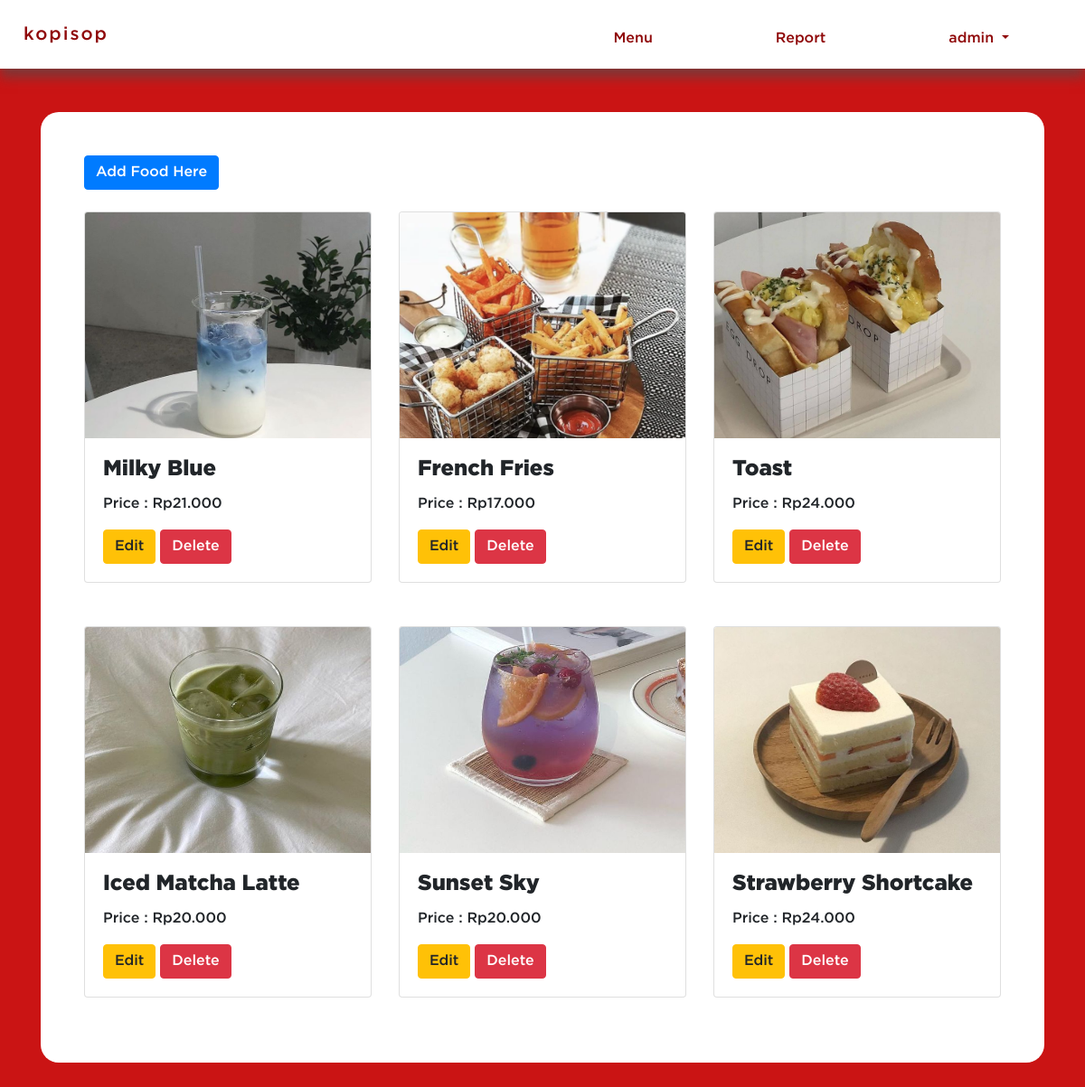
Page /view/menu.php (signed in) on the committed database.
### tables this page shows
CREATE TABLE `Food` (
  `food_id` int(255) NOT NULL,
  `name` varchar(255) NOT NULL,
  `price` int(100) NOT NULL,
  `category_id` int(255) NOT NULL,
  `food_pic` varchar(250) NOT NULL
);

### component/modal/modal_menu/modal_add.php (called while the page is built, shortened)
<?php
$row=$foodAll->getAllCategory();
?>

### component/modal/modal_menu/modal_edit.php (called while the page is built, shortened)
<?php
$row2=$foodAll->getAllCategory();
?>

### library/process.php (called while the page is built, shortened)
<?php
class dbconnection
{
    private $localhost = "localhost";
    private $username = "root";
    private $password = "";
    private $database = "kopisop";
    public function __construct()
    {
        $this->mysqli = new mysqli($this->localhost, $this->username, $this->password, $this->database);
        return $this->mysqli;
    }
}

### model/Food_Model.php (called while the page is built, shortened)
<?php
require_once '../library/process.php';
class Food extends dbconnection
{
    public function getAllFood()
    {
        $query = "SELECT * FROM Food";
        $result = $this->mysqli->query($query);
        return !empty($result)? $result:false;
    }
    public function getAllCategory()
    {
        $query = "SELECT * FROM Category";
        $result = $this->mysqli->query($query);
        return !empty($result)? $result:false;
    }
}

### view/menu.php (the view, shortened to what this page needs)
<!DOCTYPE html>
<html lang="en">
<head>
    <link rel="stylesheet" href="https://maxcdn.bootstrapcdn.com/bootstrap/4.5.2/css/bootstrap.min.css">
    <link rel="stylesheet" href="https://pro.fontawesome.com/releases/v5.10.0/css/all.css" />
    <link rel="stylesheet" href="../assets/styles/navbar.css">
    <link rel="stylesheet" href="../assets/styles/alert.css">
    <link rel="stylesheet" href="../assets/styles/menu.css">
</head>
<body>
    <?php
    include "../component/navbar.php";
    require '../model/Food_Model.php';
    $foodAll = new Food;
    $result = $foodAll->getAllFood();
    ?>
    <div class="bg-custom">
        <div class="container mt-5 mb-5">
            <div class="bg-menu p-3 p-lg-5">
                <?php if ($_SESSION['role'] === "1") { ?>
                    <button type="button" class="btn btn-primary" data-toggle="modal" data-target="#modalAdd">
                        Add Food Here
                    </button>
                    <?php include '../component//modal/modal_menu/modal_add.php'; ?>
                <?php } ?>
                <div class="row row-cols-1 row-cols-md-2 row-cols-lg-3">
                    <?php while ($row = $result->fetch_assoc()) { ?>
                        <div class="col mt-4">
                            <div class="card rounded mb-4">
                                <div class="view overlay">
                                    <img class="card-img-top" src="<?php echo $row['food_pic'] ?>">
                                </div>
                                <div class="card-body">
                                    <h4 class="card-title"><b><?php echo $row['name']; ?></b></h4>
                                    <p class="card-text">
                                        Price : <?php echo "Rp" . number_format($row['price'], 0, ".", "."); ?>
                                    </p>
                                    <?php if ($_SESSION['role'] === "1") { ?>
                                        <button type="button" class="btn btn-warning" data-toggle="modal" data-target="#modalEdit<?= $row['food_id'] ?>">Edit</button>
                                        <button type="button" class="btn btn-danger" data-toggle="modal" data-target="#modalDel<?= $row['food_id'] ?>">Delete</button>
                                        <?php
                                        include '../component//modal/modal_menu/modal_edit.php'; ?>
                                    <?php } ?>
                                </div>
                            </div>
                        </div>
                    <?php } ?>
                </div>
            </div>
        </div>
    </div>
</body>
</html>

### component/navbar.php (shortened to what this page needs)
<nav class="navbar navbar-expand-lg bg-white sticky-top" role="navigation">
    <a class="navbar-brand" href="index.php">kopisop</a>
    <div class="collapse navbar-collapse" id="navbarNav">
        <ul class="navbar-nav ml-auto ">
            <?php if (isset($_SESSION['login'])) { ?>
                <li class="nav-item">
                    <a class="nav-link" href="../view/menu.php">Menu</a>
                </li>
                <?php if ($_SESSION['role'] == 1) { ?>
                    <li class="nav-item">
                        <a class="nav-link" href="../view/report.php">Report</a>
                    </li>
                <?php } ?>
                <li class="nav-item dropdown">
                    <a class="nav-link dropdown-toggle" type="button" id="dropdownMenuButton" data-toggle="dropdown" aria-haspopup="true" aria-expanded="false">
                        <?php echo $_SESSION['name'] ?>
                    </a>
                </li>
            <?php } ?>
        </ul>
    </div>
</nav>

### assets/styles/navbar.css (style rules this page uses)
.navbar { box-shadow: 0 10px 12px#4e4e4e9a; }
.navbar-toggler-icon, .navbar-brand { color: #8f0809; letter-spacing: 2px; margin: 10px; }
.nav-link { padding: 20px 10px 10px; margin: 0 60px; text-decoration: none; color: #8f0809; }

### assets/styles/menu.css (style rules this page uses)
* { font-family: "GothamPro"; }
.bg-custom { width: 100%; min-height: 100vh; background-color: #ca1414; background-size: cover; overflow: hidden; }
.bg-menu { background-color: #ffffff; width: 100%; height: 100%; border-radius: 20px; }
.card-img-top { width: 100%; height: 250px; object-fit: cover; }

### rows in the picture
food: food_pic (picture), name "Milky Blue", price "21.000"
food: food_pic (picture), name "French Fries", price "17.000"
food: food_pic (picture), name "Toast", price "24.000"
food: food_pic (picture), name "Iced Matcha Latte", price "20.000"
food: food_pic (picture), name "Sunset Sky", price "20.000"
food: food_pic (picture), name "Strawberry Shortcake", price "24.000"

### other values in the picture
$_SESSION['name'] "admin"
